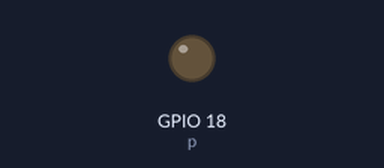
Bench run of a program on a simulated Raspberry Pi (BCM pin numbers). On the bench: output pins drawn as LEDs (lit = HIGH).

Above: at 0.05 s.
At 0.6 s:
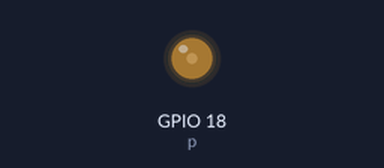
At 1.45 s:
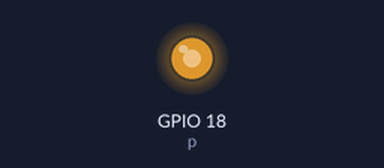
At 2.3 s:
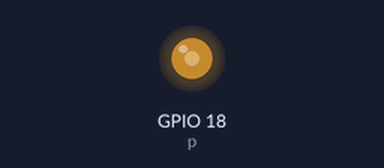
Timing chart, 0 to 5.5 s (numbered marks = the images above):
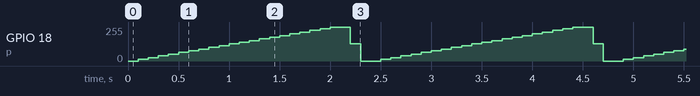

The program:

PWM_LED.py
```python
import RPi.GPIO as GPIO  # RPi.GPIO 라이브러리를 GPIO라는 이름으로 가져옵니다.
import time  # time 모듈을 가져옵니다.

# GPIO 설정
GPIO.setwarnings(False)  # GPIO 관련 경고 메시지를 비활성화합니다.
GPIO.setmode(GPIO.BCM)   # GPIO 핀 번호 모드를 BCM 모드로 설정합니다.

# GPIO 18번 핀을 출력으로 설정
GPIO.setup(18, GPIO.OUT)
# pwm 인스턴스 p를 만들고 GPIO 18번을 pwm 핀으로 설정, 주파수 = 50hz
p = GPIO.PWM(18,50)

p.start(0) # pwm 시작, 듀티비 = 0

try:
    while 1:
        for dc in range(0,101,5):  # dc의 값은 0에서 100 까지 5 만큼 증가
            p.ChangeDutyCycle(dc)  # dc의 값으로 듀티비 변경
            time.sleep(0.1)        # 0.1 초 딜레이
        for dc in range(100,-1,-50): # dc의 값은 100에서 0 까지 5만큼 감소
            p.ChangeDutyCycle(dc)    # dc 의 값으로 듀티비 변경
            time.sleep(0.1)          # .01 초 딜레이

except KeyboardInterrupt: # 키보드 crtl+c 눌렀을 때 예외 발생
    pass                  # 무한반복을 빠져나와 아래의 코드를 실행
p.stop()                  # pwm을 종료
GPIO.cleanup()            # GPIO 설정을 초기화
```
